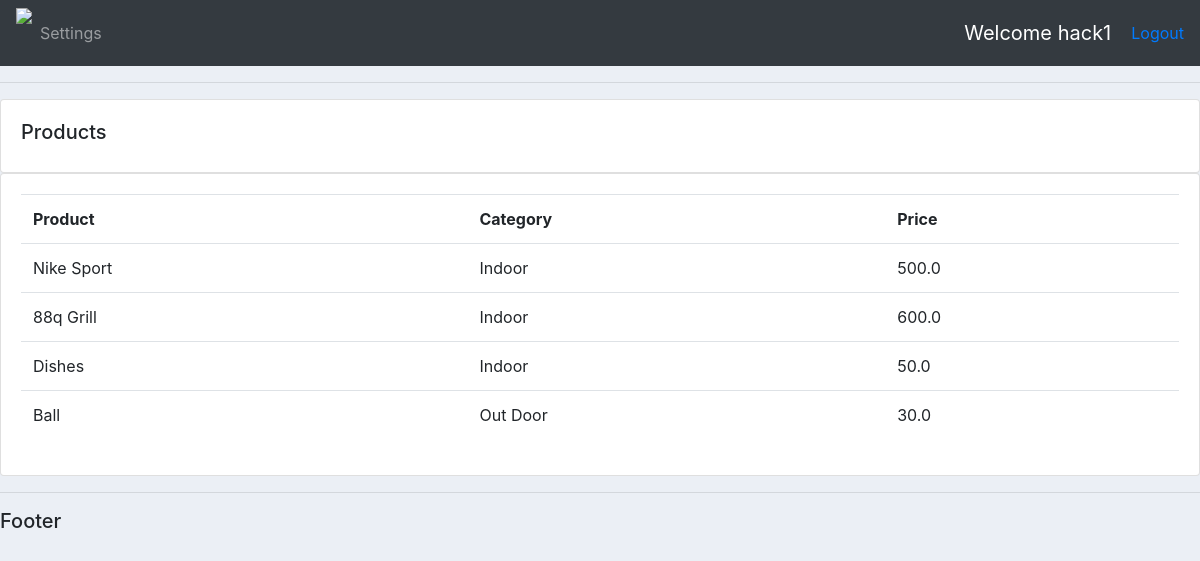
Screenshot of /products/ (signed in) with the database file from the repository.
### accounts/models.py (models this page shows, shortened)
class Product (models.Model):
    CATEGORY =(
        ('Indoor','Indoor'),
        ('Out Door','Out Door'),
    )
    name= models.CharField(max_length=200, null=True)
    price=models.FloatField(null=True)
    category=models.CharField(max_length=200, null=True, choices=CATEGORY)
    description=models.CharField(max_length=200, null=True)
    date_created=date_created = models.DateTimeField(auto_now_add=True, null=True)
    tags= models.ManyToManyField(Tag)

### accounts/decorators.py (the view)
        def wrapper_func(request, *args, **kwargs):
            group =None
            if request.user.groups.exists():
                group = request.user.groups.all()[0].name
            if group in allowed_roles:
                 return view_func (request, *args, **kwargs)
            else:
                return HttpResponse("You are not authorised")

### accounts/views.py (called while the page is built)
@login_required(login_url = 'login')
@allowed_users(allowed_roles=['admin'])
def products(request):
    products= Product.objects.all()
    context= {
        'products': products
    }
    return render(request,'accounts/products.html', context)

### accounts/templates/accounts/products.html
    {% extends 'accounts/main.html' %}
    {%block content%}
    <div class="row">
        <div class="col-md">
            <div class="card card-body">
            <h5>Products</h5>
             </div>
            <div class="card card-body">
               <table class=" table ">
                   <tr>
                       <th>Product</th>
                       <th>Category</th>
                       <th>Price</th>
                   </tr>
                   {% for product in products %}
                        <tr>
                            <td>{{ product.name }}</td>
                            <td>{{ product.category }}</td>
                            <td>{{ product.price }}</td>
                        </tr>
                   {% endfor %}
                  </table>
            </div>
        </div>
    </div>
    {% endblock %}

### accounts/templates/accounts/navbar.html (shortened to what this page needs)
{% load static %}
<nav class="navbar navbar-expand-lg navbar-dark bg-dark">
   <img src="{% static 'img/logo.png'%}" height="50">
    <div class="collapse navbar-collapse" id="navbarNavAltMarkup">
          <ul class="navbar-nav">
        {% if request.user_is_staff %}
            <li class=" nav-item active">
            <a class="nav-link" href="{% url 'home' %}">Dashboard</span></a>
          </li>
          <li class="nav-item" >
            <a class="n nav-link" href="{% url 'products' %}">Products</a>
          </li>
      {% else %}
          <li class="nav-item" >
            <a class="nav-link" href="{% url 'account_setting' %}">Settings</a>
          </li>
      {% endif %}
      </ul>
    </div>
    <span class="hello-msg"> Welcome {{request.user}}</span>
    <span> <a href="{% url 'logout' %}">Logout</a></span>
  </nav>

### static/css/main.css (style rules this page uses)
body { background-color: #ebeff5; }

### accounts/templates/accounts/navbar.html (style rules this page uses)
.hello-msg { font-size: 20px; color: #fff; margin-right: 20px; }

### rows the page displays
Product: name "Nike Sport", category "Indoor", price "500.0"
Product: name "88q Grill", category "Indoor", price "600.0"
Product: name "Dishes", category "Indoor", price "50.0"
Product: name "Ball", category "Out Door", price "30.0"

### other values shown
{{ request.user }} "hack1"
